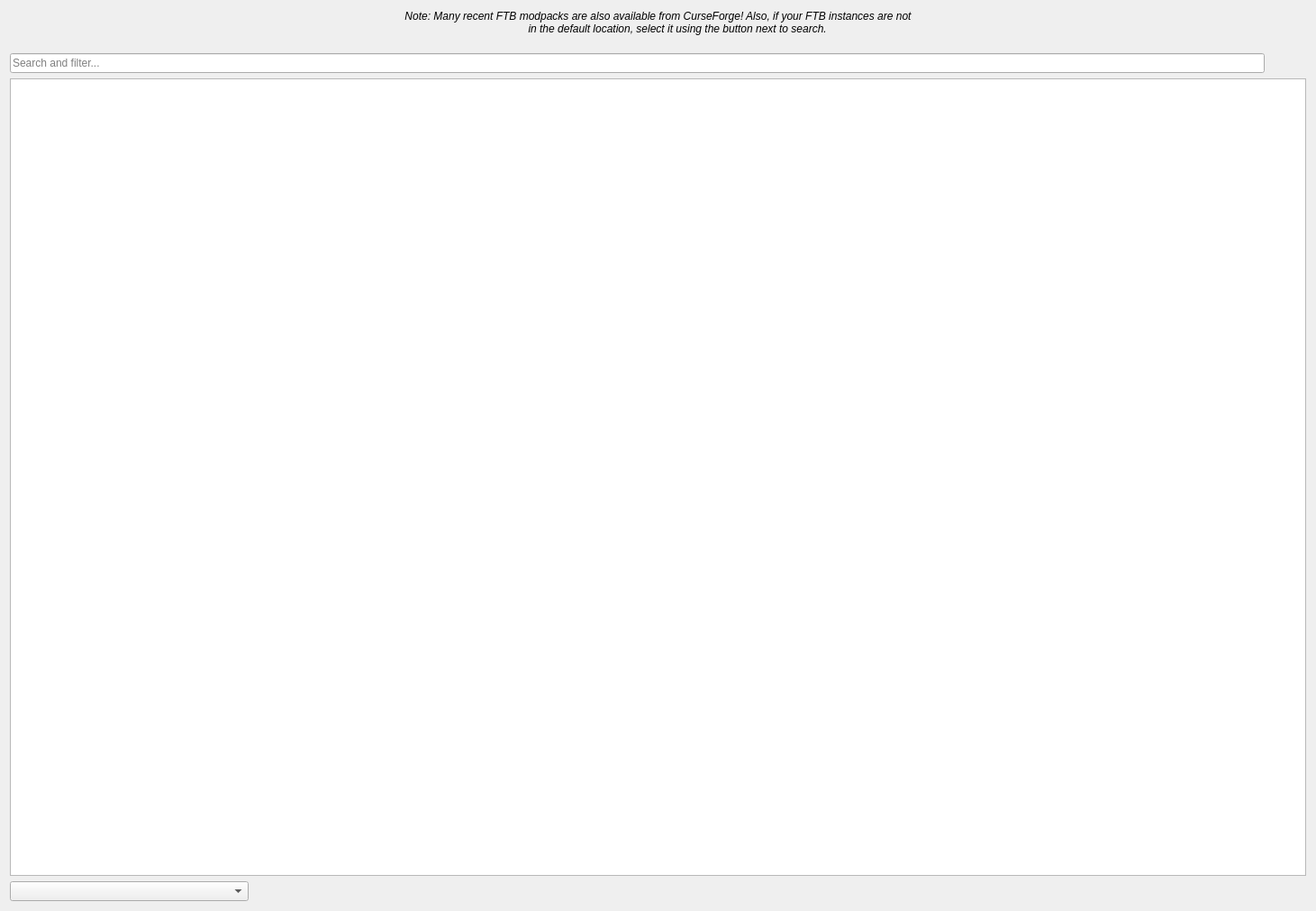
<?xml version="1.0" encoding="UTF-8"?>
<ui version="4.0">
 <class>FTBImportAPP::ImportFTBPage</class>
 <widget class="QWidget" name="FTBImportAPP::ImportFTBPage">
  <property name="geometry">
   <rect>
    <x>0</x>
    <y>0</y>
    <width>1461</width>
    <height>1011</height>
   </rect>
  </property>
  <layout class="QVBoxLayout" name="verticalLayout">
   <item>
    <widget class="QLabel" name="label">
     <property name="font">
      <font>
       <italic>true</italic>
      </font>
     </property>
     <property name="text">
         <string>Note: Many recent FTB modpacks are also available from CurseForge! Also, if your FTB instances are not
             in the default location, select it using the button next to search.
         </string>
     </property>
     <property name="alignment">
         <set>Qt::AlignmentFlag::AlignCenter</set>
     </property>
        <property name="wordWrap">
            <bool>true</bool>
        </property>
    </widget>
   </item>
   <item>
    <layout class="QHBoxLayout" name="horizontalLayout">
     <item>
      <widget class="QLineEdit" name="searchEdit">
       <property name="placeholderText">
        <string>Search and filter...</string>
       </property>
       <property name="clearButtonEnabled">
        <bool>true</bool>
       </property>
      </widget>
     </item>
     <item>
      <widget class="QPushButton" name="browseButton">
       <property name="toolTip">
        <string>Select FTBApp instances directory</string>
       </property>
       <property name="text">
        <string/>
       </property>
       <property name="icon">
           <iconset theme="viewfolder"/>
       </property>
       <property name="flat">
        <bool>true</bool>
       </property>
      </widget>
     </item>
    </layout>
   </item>
   <item>
    <widget class="QTreeView" name="modpackList">
        <property name="verticalScrollMode">
            <enum>QAbstractItemView::ScrollPerPixel</enum>
        </property>
     <property name="maximumSize">
      <size>
       <width>16777215</width>
       <height>16777215</height>
      </size>
     </property>
    </widget>
   </item>
   <item>
    <layout class="QHBoxLayout" name="horizontalLayout_2">
     <item>
      <widget class="QComboBox" name="sortByBox">
       <property name="minimumSize">
        <size>
         <width>265</width>
         <height>0</height>
        </size>
       </property>
      </widget>
     </item>
     <item>
      <spacer name="horizontalSpacer">
       <property name="orientation">
           <enum>Qt::Orientation::Horizontal</enum>
       </property>
       <property name="sizeHint" stdset="0">
        <size>
         <width>40</width>
         <height>20</height>
        </size>
       </property>
      </spacer>
     </item>
    </layout>
   </item>
  </layout>
 </widget>
 <resources/>
 <connections/>
</ui>
